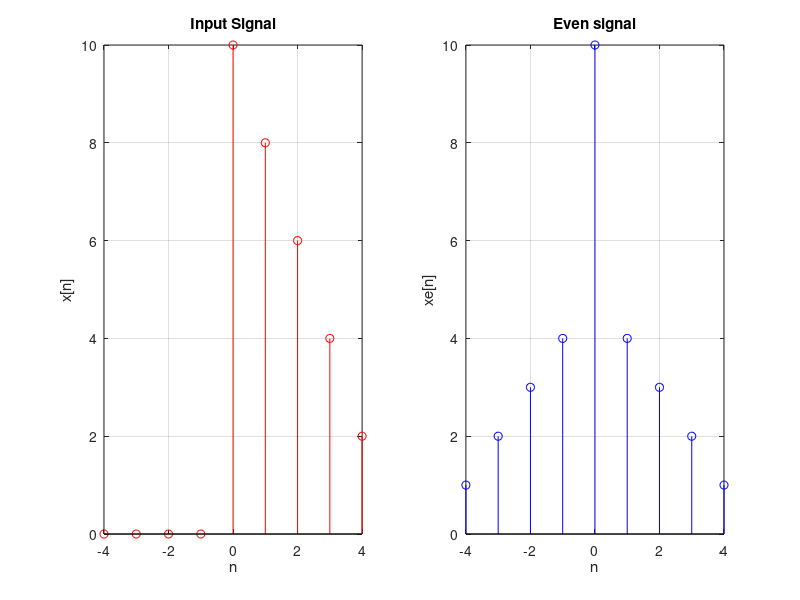

The MATLAB script that drew this image:
clc;
%problem  :even signal with input in same window
n=-4:4;
xn=[0 0 0 0 10 8 6 4 2];
xN=fliplr(xn);
xe=(xn+xN)/2;
subplot(1,2,1);
stem(n,xn,'r');
grid on;
xlabel('n');
ylabel('x[n]');
title('Input Signal');
subplot(1,2,2);
stem(n,xe,'b');
grid on;
xlabel('n');
ylabel('xe[n]');
title('Even signal');